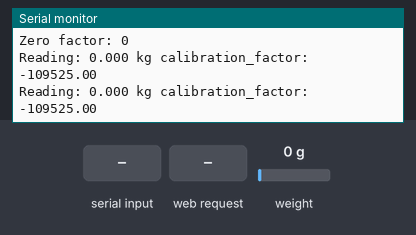
The sketch below on a simulated ESP8266 (NodeMCU). Shown: the last lines printed to the serial monitor. The test bench sets the inputs (shaded band); at power-on: weight on the scale 0 g.

Above: at 3.3 s.
3.4 s: weight on the scale set to 100 g
At 4.0 s:
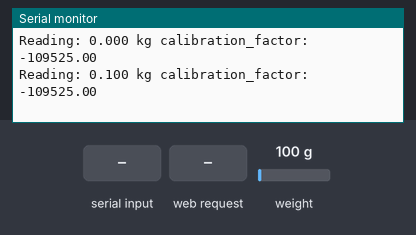
4.9 s: "+" received over Serial
At 6.0 s:
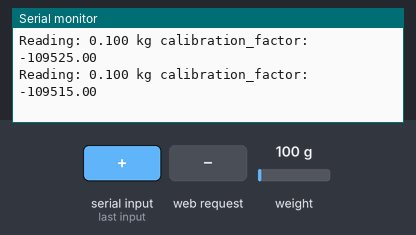
6.4 s: HTTP request GET /reset received
7.9 s: weight on the scale set to 1250 g
At 8.5 s:
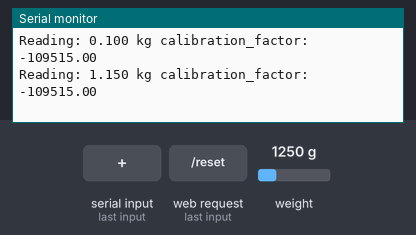
Timing chart, 0 to 10.4 s (numbered marks = the images above; inputs shaded):
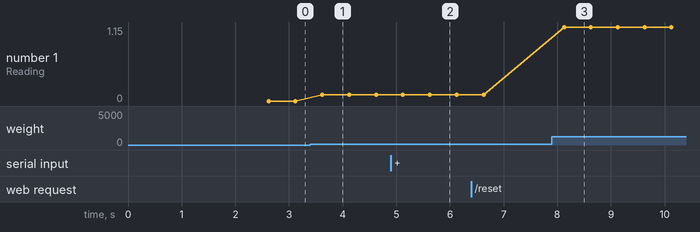

Measured:
- after the input at 3.4 s, the serial monitor: prints a new line after 0.22 s (image 1)
- after the input at 4.9 s, the serial monitor: prints a new line after 0.72 s (image 2)
- after the input at 7.9 s, the serial monitor: prints a new line after 0.23 s (image 3)
- plotted number 1: 0 → 0.1 after the input at 3.4 s, 0.1 → 1.15 after the input at 7.9 s

The sketch:

alat_timbangan_digital.ino
```cpp
// (licence header left out)
#include <Arduino.h>
#include "HX711.h"
#include <ESP8266WiFi.h>
#include <ESP8266WebServer.h>

// HX711 circuit wiring
const int LOADCELL_DOUT_PIN = D5;
const int LOADCELL_SCK_PIN = D6;

HX711 scale;


/* Put your SSID & Password */
const char* ssid = "SmartScaller.Net";  // Enter SSID here
const char* password = "12345678";  //Enter Password here

/* Put IP Address details */
// IPAddress local_ip(192,168,1,1);
// IPAddress gateway(192,168,1,1);
// IPAddress subnet(255,255,255,0);

ESP8266WebServer server(80);

float berat = 0;
float calibration_factor = -109525;

// String retBerat() {
//   return String("<h1>") + String(berat) + String("</h1>");
// }

void handle_web() {
  if(berat < 0) {
    berat = berat * -1;
  } // absolute function
  server.send(200, "text/plain", String(berat, 3));
}

void handle_tare() {
  scale.tare();
  server.send(200, "text/plain", "ok");
}

void setup() {
  Serial.begin(115200);
  Serial.println("HX711 Demo");
  Serial.println("Initializing the scale");

  WiFi.softAP(ssid, password);
 // WiFi.softAPConfig(local_ip, gateway, subnet);
  delay(100);

  server.on("/", handle_web);
  server.on("/reset", handle_tare);
  server.begin();
  Serial.println("HTTP server started");

  scale.begin(LOADCELL_DOUT_PIN, LOADCELL_SCK_PIN);

  Serial.println("HX711 Calibration");
  Serial.println("Remove all weight from scale");
  Serial.println("After readings begin, place known weight on scale");
  Serial.println("Press a,s,d,f to increase calibration factor by 10,100,1000,10000 respectively");
  Serial.println("Press z,x,c,v to decrease calibration factor by 10,100,1000,10000 respectively");
  Serial.println("Press t for tare");
  scale.set_scale();
  scale.tare(); //Reset the scale to 0

  long zero_factor = scale.read_average(); //Get a baseline reading
  Serial.print("Zero factor: "); //This can be used to remove the need to tare the scale. Useful in permanent scale projects.
  Serial.println(zero_factor);
}

void loop() {
  server.handleClient();

  scale.set_scale(calibration_factor); //Adjust to this calibration factor
  berat = scale.get_units(5);

  Serial.print("Reading: ");
  Serial.print(berat, 3);
  Serial.print(" kg"); //Change this to kg and re-adjust the calibration factor if you follow SI units like a sane person
  Serial.print(" calibration_factor: ");
  Serial.print(calibration_factor);
  Serial.println();

  if(Serial.available())
  {
    char temp = Serial.read();
    if(temp == '+' || temp == 'a')
      calibration_factor += 10;
    else if(temp == '-' || temp == 'z')
      calibration_factor -= 10;
    else if(temp == 's')
      calibration_factor += 100;
    else if(temp == 'x')
      calibration_factor -= 100;
    else if(temp == 'd')
      calibration_factor += 1000;
    else if(temp == 'c')
      calibration_factor -= 1000;
    else if(temp == 'f')
      calibration_factor += 10000;
    else if(temp == 'v')
      calibration_factor -= 10000;
    else if(temp == 't')
      scale.tare();  //Reset the scale to zero
  }

  //berat = scale.read();

}
```
